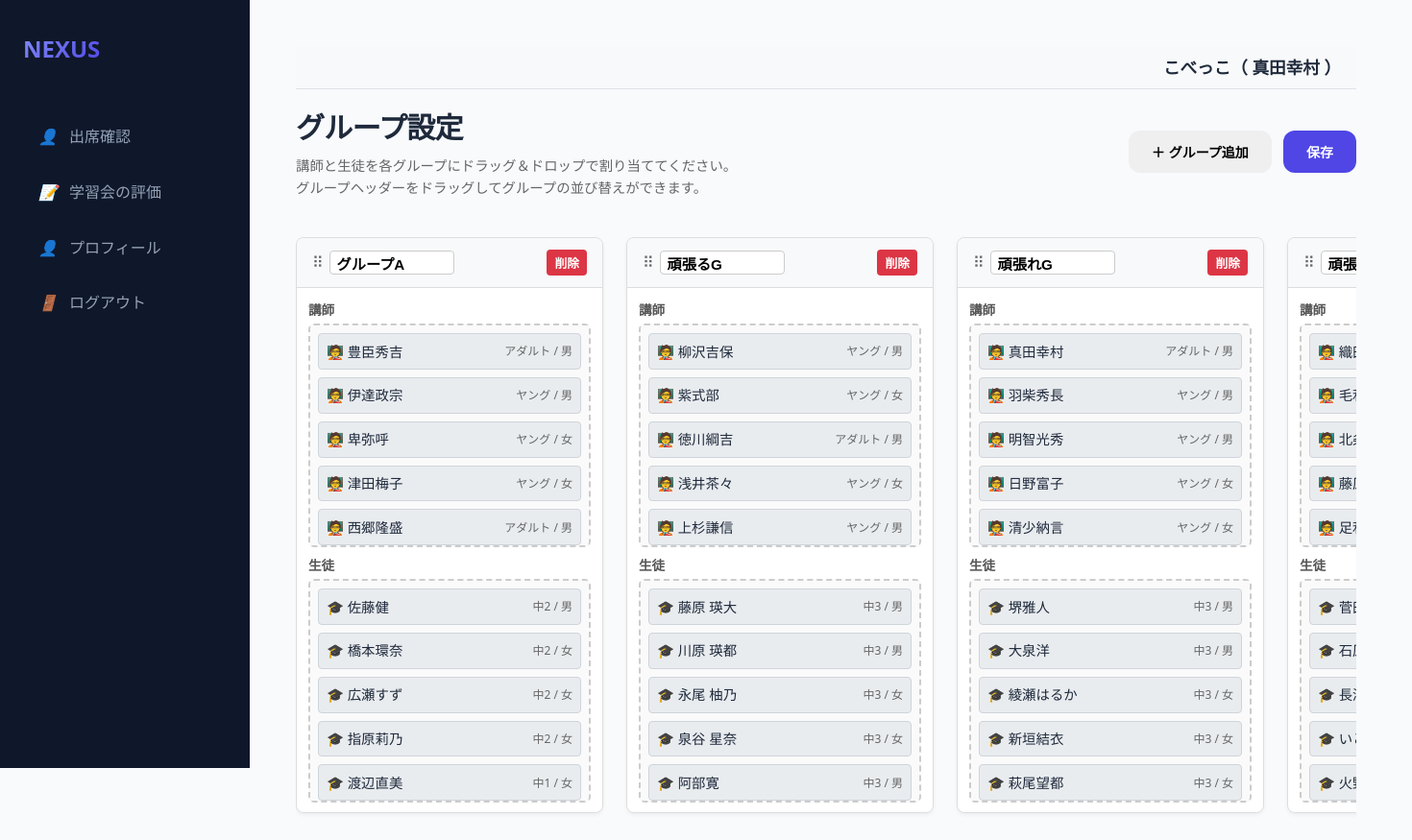
Page /groups (signed in) on the earlier database version.
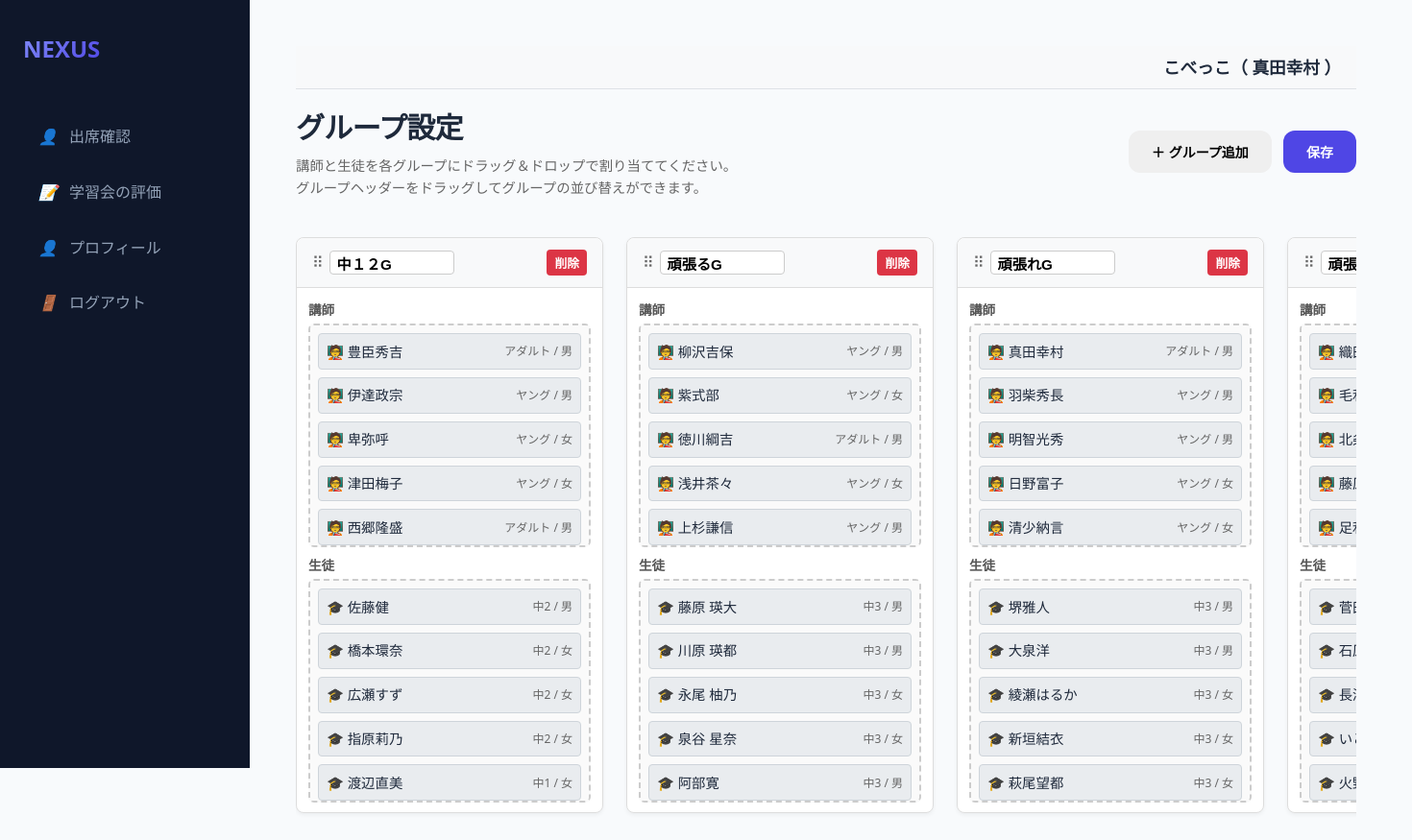
Same page on the later database version.
### models.py (models this page shows)
class Group(db.Model):
    id = db.Column(db.Integer, primary_key=True)
    name = db.Column(db.String(50), nullable=False)
    display_order = db.Column(db.Integer, default=0)
    organization_id = db.Column(db.Integer, db.ForeignKey('organization.id'), nullable=False)
    organization = db.relationship('Organization', backref='groups')
    teachers = db.relationship('Teacher', back_populates='group', cascade='all, delete-orphan')
    students = db.relationship('Student', back_populates='group', cascade='all, delete-orphan')

### app.py (the view)
@app.route('/groups', methods=['GET'])
@login_required
@organization_required
def groups_view():
    org_id = session['organization_id']
    configs = {c.key: c.value for c in Config.query.filter_by(organization_id=org_id).all()}
    if configs.get('group_division_enabled') != 'true':
        abort(403)
    default_grp = get_or_create_default_group(org_id)
    groups = Group.query.filter_by(organization_id=org_id).order_by(Group.display_order, Group.id).all()
    group_ids = {g.id for g in groups}
    teachers_all = Teacher.query.filter_by(organization_id=org_id).all()
    updated = False
    for t in teachers_all:
        if t.group_id not in group_ids:
            t.group_id = default_grp.id
            updated = True
    students_all = Student.query.filter_by(organization_id=org_id).all()
    for s in students_all:
        if s.group_id not in group_ids:
            s.group_id = default_grp.id
            updated = True
    if updated:
        db.session.commit()
    teachers = Teacher.query.filter_by(organization_id=org_id).all()
    students = Student.query.filter_by(organization_id=org_id).all()
    return render_template('groups.html', groups=groups, teachers=teachers, students=students)

### app.py (called while the page is built)
@app.after_request
def add_header(response):
    response.headers['Cache-Control'] = 'no-store, no-cache, must-revalidate, max-age=0'
    response.headers['Pragma'] = 'no-cache'
    response.headers['Expires'] = '0'
    return response

def get_or_create_default_group(org_id):
    default_grp = Group.query.filter_by(organization_id=org_id).order_by(Group.display_order, Group.id).first()
    if not default_grp:
        default_grp = Group(name='グループA', organization_id=org_id)
        db.session.add(default_grp)
        db.session.flush()
    return default_grp

def login_required(f):
    @wraps(f)
    def decorated_function(*args, **kwargs):
        if 'user_id' not in session:
            return redirect(url_for('login'))
        return f(*args, **kwargs)
    return decorated_function

def organization_required(f):
    @wraps(f)
    def decorated_function(*args, **kwargs):
        if 'user_id' not in session:
            return redirect(url_for('login'))
        user = db.session.get(User, session['user_id'])
        session['organization_id'] = user.organization_id
        session['org_name'] = user.organization.name
        return f(*args, **kwargs)
    return decorated_function

### templates/groups.html (shortened to what this page needs)
{% extends "base.html" %}
{% block content %}
<div class="header" style="display: flex; align-items: center; justify-content: space-between;">
    <div>
        <h1>グループ設定</h1>
        <p style="color: #666; font-size: 0.9rem; margin-top: 0.25rem;">講師と生徒を各グループにドラッグ＆ドロップで割り当ててください。<br>グループヘッダーをドラッグしてグループの並び替えができます。</p>
    </div>
    <div>
        <form action="{{ url_for('add_group') }}" method="post" style="display: inline;">
            <button type="submit" class="btn btn-secondary">＋ グループ追加</button>
        </form>
        <button class="btn btn-primary" onclick="saveGroupAssignments()" style="margin-left: 0.5rem;">保存</button>
    </div>
</div>
<div class="groups-container">
    {% for g in groups %}
    <div class="group-card" data-group-id="{{ g.id }}" draggable="false" ondragover="groupDragOver(event)" ondrop="groupDrop(event)">
        <div class="group-header" draggable="true" ondragstart="groupDragStart(event)" ondragend="groupDragEnd(event)">
            <div style="display: flex; align-items: center; gap: 0.4rem;" ondragstart="event.stopPropagation();" onmousedown="event.stopPropagation();" onclick="event.stopPropagation();">
                <span style="cursor: grab; color: #666;" title="ドラッグしてグループ並び替え">⠿</span>
                <input type="text" class="group-name-input" data-group-id="{{ g.id }}" value="{{ g.name }}" style="width: 130px; padding: 0.2rem 0.4rem; border: 1px solid #ccc; border-radius: 4px; font-size: 0.95rem; font-weight: bold;" draggable="false">
            </div>
            {% if groups|length > 1 %}
            <form action="{{ url_for('delete_group', group_id=g.id) }}" method="post" onsubmit="return confirm('このグループを削除しますか？所属メンバーは別のグループに移動します。');" style="margin: 0;" onclick="event.stopPropagation();">
                <button type="submit" class="btn" style="background: #dc3545; color: white; padding: 0.25rem 0.5rem; font-size: 0.8rem; border: none; border-radius: 4px;">削除</button>
            </form>
            {% endif %}
        </div>
        <div class="group-body">
            <div class="group-section">
                <div class="section-title">講師</div>
                <div class="drop-zone teacher-drop-zone" ondrop="drop(event)" ondragover="allowDrop(event)" data-type="teacher">
                    {% for t in teachers %}
                    {% if t.group_id == g.id %}
                    <div class="draggable-item" draggable="true" ondragstart="drag(event)" data-id="{{ t.id }}" data-type="teacher" title="希望性別: {{ t.pref_gender or '不問' }}&#10;希望学年: {{ '中3' if t.pref_mid3_priority == 1 and t.pref_mid1_priority == 3 else ('中12' if t.pref_mid1_priority == 1 and t.pref_mid3_priority == 3 else '不問') }}">
                        <span>🧑‍🏫 {{ t.name }}</span>
                        <span style="font-size: 0.75rem; color: #666;">{{ t.age or '－' }} / {{ t.gender or '－' }}</span>
                    </div>
                    {% endif %}
                    {% endfor %}
                </div>
            </div>
            <div class="group-section">
                <div class="section-title">生徒</div>
                <div class="drop-zone student-drop-zone" ondrop="drop(event)" ondragover="allowDrop(event)" data-type="student">
                    {% for s in students %}
                    {% if s.group_id == g.id %}
                    <div class="draggable-item" draggable="true" ondragstart="drag(event)" data-id="{{ s.id }}" data-type="student" title="希望性別: {{ s.pref_gender or '不問' }}&#10;希望年齢: {{ 'ヤング' if s.pref_age1020_priority == 1 else ('アダルト' if s.pref_age50_priority == 1 else '不問') }}">
                        <span>🎓 {{ s.name }}</span>
                        <span style="font-size: 0.75rem; color: #666;">{{ s.grade or '－' }} / {{ s.gender or '－' }}</span>
                    </div>
                    {% endif %}
                    {% endfor %}
                </div>
            </div>
        </div>
    </div>
    {% endfor %}
</div>
{% endblock %}

Differences in the rows shown:
changed Group (number 1 of 4 on the later page): name "グループA" → "中１２G"
